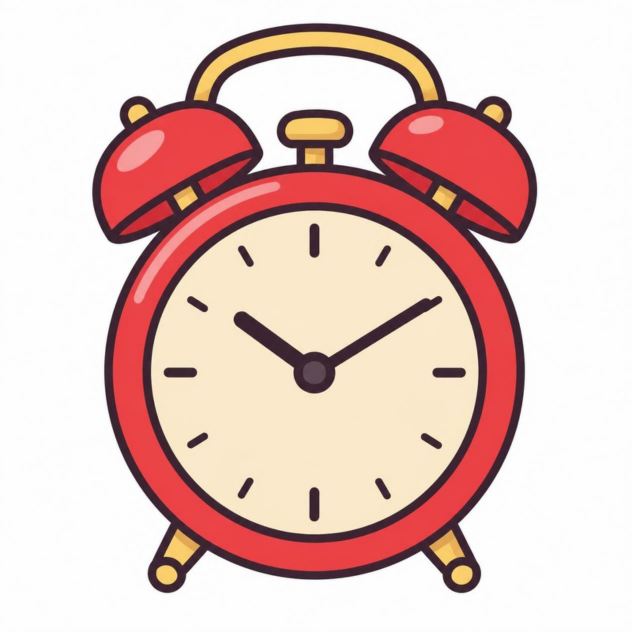
#> input picture art/canva/original/alarm.png, 1264 x 1264 px (shown at 1/2 size)
$ python items.py ../art/canva/original/alarm.png ../art/canva/original/bedroom.png 5 5 1.0
#> lines starting #> are read from the running program, lines starting #| are printed output that depends on the picture
#> further down, sheet is the input picture: PIL image 1264x1264 RGB; mean R, G, B 227.5, 198.2, 192.2
# Режет лист с предметами (сетка cols x rows) на отдельные картинки без фона.
# В отличие от sheet.py не режет по клеткам: находит сами предметы, делит их на ряды и в ряду
# считает слева направо. Так вещь, вылезающая за свою клетку (грабли, удочка), не обрежется,
# а ряд, где генератор поставил вещи неровно или пропустил одну, всё равно разберётся.
# Все предметы уменьшаются в одном масштабе.
# Запуск: items.py <лист.png> <папка> <cols> <rows> <масштаб> <имя1> <имя2> ...
# Имя "-" — пропустить клетку.
import os
import sys
from collections import deque
from PIL import Image, ImageDraw, ImageFilter

STEP = 4  # во сколько раз уменьшается маска при поиске предметов


def background_mask(image):
    """Маска предметов (L): 0 — фон, залитый от краёв листа, 255 — предмет."""
    w, h = image.size
#> w = 1264; h = 1264
    marker = (255, 0, 255)
    work = image.copy()
    seeds = [(x, 0) for x in range(0, w, 40)] + [(x, h - 1) for x in range(0, w, 40)]
    seeds += [(0, y) for y in range(0, h, 40)] + [(w - 1, y) for y in range(0, h, 40)]
    for seed in seeds:
        if work.getpixel(seed) != marker:
            ImageDraw.floodfill(work, seed, marker, thresh=42)
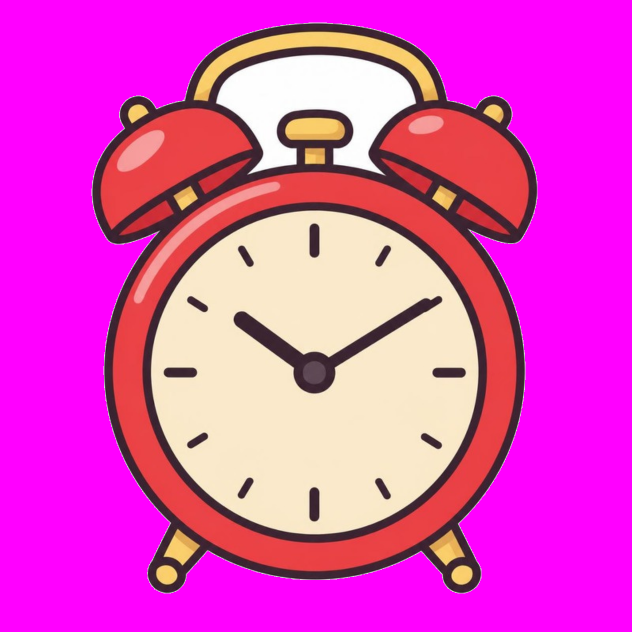
#> work: PIL image 1264x1264 RGB (shown at 1/2 size); mean R, G, B 228.2, 71.9, 192.9
#> (the run stopped early here; a loop or call above may not have finished)

$ run again, on art/canva/original/cat.png
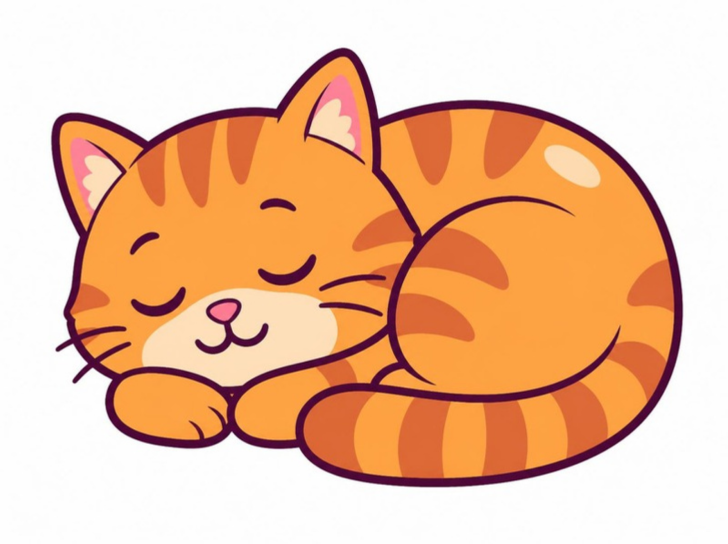
#> input picture art/canva/original/cat.png, 1456 x 1088 px (shown at 1/2 size)
#> sheet is the input picture: PIL image 1456x1088 RGB; mean R, G, B 236.5, 191.1, 159
#> after the loop in background_mask, `for seed in seeds:`:
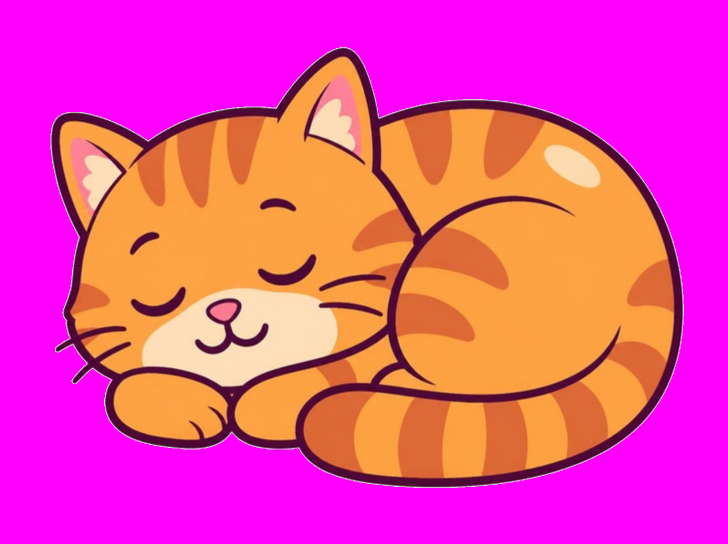
#> work: PIL image 1456x1088 RGB (shown at 1/2 size); mean R, G, B 237.1, 70.9, 159.7

$ run again, on art/canva/original/pillow.png
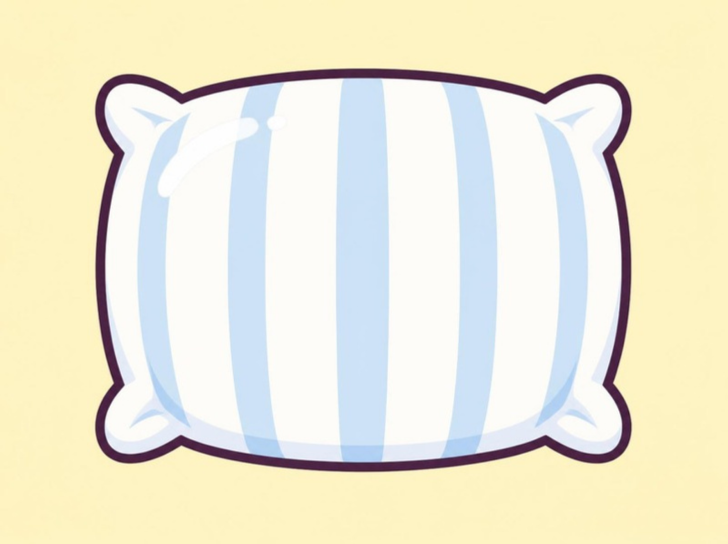
#> input picture art/canva/original/pillow.png, 1456 x 1088 px (shown at 1/2 size)
#> sheet is the input picture: PIL image 1456x1088 RGB; mean R, G, B 237, 233.6, 213.4
#> after the loop in background_mask, `for seed in seeds:`:
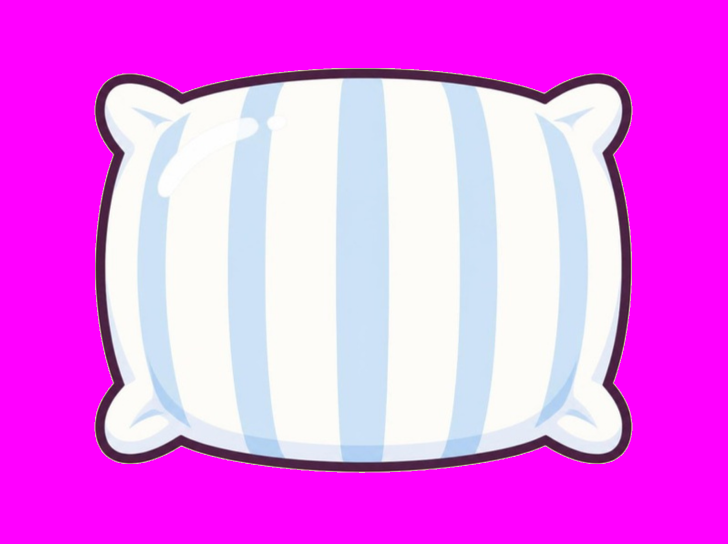
#> work: PIL image 1456x1088 RGB (shown at 1/2 size); mean R, G, B 237.7, 115.3, 242.8

$ run again, on art/canva/original/valera-happy.png
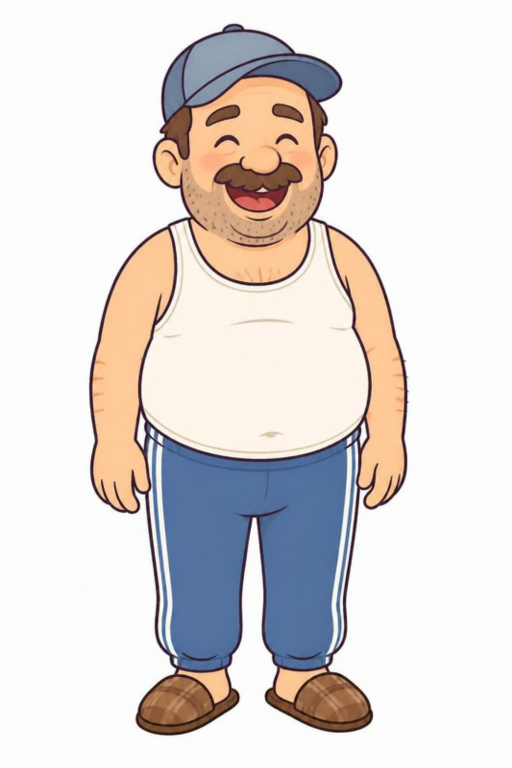
#> input picture art/canva/original/valera-happy.png, 1024 x 1536 px (shown at 1/2 size)
#> sheet is the input picture: PIL image 1024x1536 RGB; mean R, G, B 224.3, 218.4, 216.3
#> after the loop in background_mask, `for seed in seeds:`:
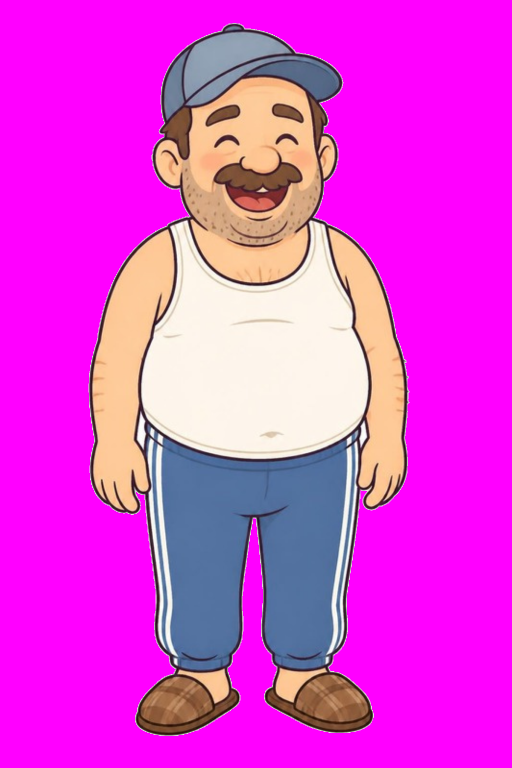
#> work: PIL image 1024x1536 RGB (shown at 1/2 size); mean R, G, B 225.6, 63.2, 217.6
